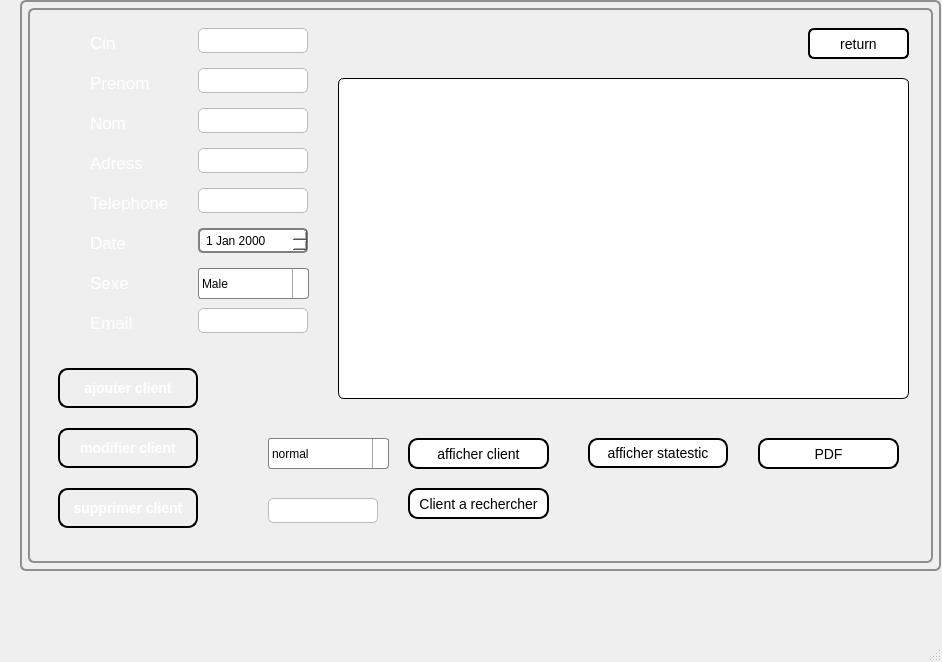
<?xml version="1.0" encoding="UTF-8"?>
<ui version="4.0">
 <class>client_window</class>
 <widget class="QMainWindow" name="client_window">
  <property name="geometry">
   <rect>
    <x>0</x>
    <y>0</y>
    <width>942</width>
    <height>662</height>
   </rect>
  </property>
  <property name="windowTitle">
   <string>client_window</string>
  </property>
  <widget class="QWidget" name="centralwidget">
   <widget class="QStackedWidget" name="stackedWidget">
    <property name="geometry">
     <rect>
      <x>20</x>
      <y>0</y>
      <width>921</width>
      <height>571</height>
     </rect>
    </property>
    <property name="styleSheet">
     <string notr="true">QWidget {
  background: qlineargradient(x1: 0, y1: 0, x2: 1, y2: 1,
                              stop: 0 #025bad, stop: 0.1#025bad,
                              stop: 0.5#51c6f0, stop: 0.9#025bad,

                              stop: 1.0 #025bad);
  border: 2px solid #8f8f91;
  border-radius: 6px;
  padding: 6px;
}</string>
    </property>
    <property name="currentIndex">
     <number>0</number>
    </property>
    <widget class="QWidget" name="page_crud_c">
     <widget class="QLabel" name="label_20">
      <property name="geometry">
       <rect>
        <x>50</x>
        <y>100</y>
        <width>90</width>
        <height>30</height>
       </rect>
      </property>
      <property name="styleSheet">
       <string notr="true">background-color:rgba(0,0,0,0);
color: rgb(255, 255, 255);
border-color:rgba(0,0,0,0);  font-size: 17px;</string>
      </property>
      <property name="text">
       <string>Nom</string>
      </property>
     </widget>
     <widget class="QLabel" name="label_21">
      <property name="geometry">
       <rect>
        <x>50</x>
        <y>260</y>
        <width>90</width>
        <height>30</height>
       </rect>
      </property>
      <property name="styleSheet">
       <string notr="true">background-color:rgba(0,0,0,0);
color: rgb(255, 255, 255);
border-color:rgba(0,0,0,0);  font-size: 17px;</string>
      </property>
      <property name="text">
       <string>Sexe</string>
      </property>
     </widget>
     <widget class="QLabel" name="label_23">
      <property name="geometry">
       <rect>
        <x>50</x>
        <y>180</y>
        <width>100</width>
        <height>30</height>
       </rect>
      </property>
      <property name="styleSheet">
       <string notr="true">background-color:rgba(0,0,0,0);
color: rgb(255, 255, 255);
border-color:rgba(0,0,0,0);  font-size: 17px;</string>
      </property>
      <property name="text">
       <string>Telephone</string>
      </property>
     </widget>
     <widget class="QLabel" name="label_24">
      <property name="geometry">
       <rect>
        <x>50</x>
        <y>140</y>
        <width>90</width>
        <height>30</height>
       </rect>
      </property>
      <property name="styleSheet">
       <string notr="true">background-color:rgba(0,0,0,0);
color: rgb(255, 255, 255);
border-color:rgba(0,0,0,0);  font-size: 17px;</string>
      </property>
      <property name="text">
       <string>Adress</string>
      </property>
     </widget>
     <widget class="QLineEdit" name="client_cin">
      <property name="geometry">
       <rect>
        <x>170</x>
        <y>20</y>
        <width>110</width>
        <height>25</height>
       </rect>
      </property>
      <property name="styleSheet">
       <string notr="true">QLineEdit {
    background-color: #FFFFFF;
    border: 1px solid #BBBBBB;
    border-radius: 5px;
    padding: 3px;
    font-size: 15px;
    font-family: &quot;Arial&quot;;
}

QLineEdit:focus {
    border: 2px solid #0000FF;
    background-color: #F0F0F0;
}
</string>
      </property>
      <property name="text">
       <string/>
      </property>
     </widget>
     <widget class="QLineEdit" name="client_tel">
      <property name="geometry">
       <rect>
        <x>170</x>
        <y>180</y>
        <width>110</width>
        <height>25</height>
       </rect>
      </property>
      <property name="styleSheet">
       <string notr="true">QLineEdit {
    background-color: #FFFFFF;
    border: 1px solid #BBBBBB;
    border-radius: 5px;
    padding: 3px;
    font-size: 15px;
    font-family: &quot;Arial&quot;;
}

QLineEdit:focus {
    border: 2px solid #0000FF;
    background-color: #F0F0F0;
}
</string>
      </property>
     </widget>
     <widget class="QLineEdit" name="client_adress">
      <property name="geometry">
       <rect>
        <x>170</x>
        <y>140</y>
        <width>110</width>
        <height>25</height>
       </rect>
      </property>
      <property name="styleSheet">
       <string notr="true">QLineEdit {
    background-color: #FFFFFF;
    border: 1px solid #BBBBBB;
    border-radius: 5px;
    padding: 3px;
    font-size: 15px;
    font-family: &quot;Arial&quot;;
}

QLineEdit:focus {
    border: 2px solid #0000FF;
    background-color: #F0F0F0;
}
</string>
      </property>
     </widget>
     <widget class="QLineEdit" name="client_email">
      <property name="geometry">
       <rect>
        <x>170</x>
        <y>300</y>
        <width>110</width>
        <height>25</height>
       </rect>
      </property>
      <property name="styleSheet">
       <string notr="true">QLineEdit {
    background-color: #FFFFFF;
    border: 1px solid #BBBBBB;
    border-radius: 5px;
    padding: 3px;
    font-size: 15px;
    font-family: &quot;Arial&quot;;
}

QLineEdit:focus {
    border: 2px solid #0000FF;
    background-color: #F0F0F0;
}
</string>
      </property>
     </widget>
     <widget class="QLineEdit" name="client_prenom">
      <property name="geometry">
       <rect>
        <x>170</x>
        <y>60</y>
        <width>110</width>
        <height>25</height>
       </rect>
      </property>
      <property name="styleSheet">
       <string notr="true">QLineEdit {
    background-color: #FFFFFF;
    border: 1px solid #BBBBBB;
    border-radius: 5px;
    padding: 3px;
    font-size: 15px;
    font-family: &quot;Arial&quot;;
}

QLineEdit:focus {
    border: 2px solid #0000FF;
    background-color: #F0F0F0;
}
</string>
      </property>
     </widget>
     <widget class="QLabel" name="label_25">
      <property name="geometry">
       <rect>
        <x>50</x>
        <y>300</y>
        <width>90</width>
        <height>30</height>
       </rect>
      </property>
      <property name="styleSheet">
       <string notr="true">background-color:rgba(0,0,0,0);
color: rgb(255, 255, 255);
border-color:rgba(0,0,0,0);  font-size: 17px;</string>
      </property>
      <property name="text">
       <string>Email</string>
      </property>
     </widget>
     <widget class="QLabel" name="label_26">
      <property name="geometry">
       <rect>
        <x>50</x>
        <y>60</y>
        <width>90</width>
        <height>30</height>
       </rect>
      </property>
      <property name="styleSheet">
       <string notr="true">background-color:rgba(0,0,0,0);
color: rgb(255, 255, 255);
border-color:rgba(0,0,0,0);  font-size: 17px;</string>
      </property>
      <property name="text">
       <string>Prenom</string>
      </property>
     </widget>
     <widget class="QLabel" name="label_27">
      <property name="geometry">
       <rect>
        <x>50</x>
        <y>20</y>
        <width>90</width>
        <height>30</height>
       </rect>
      </property>
      <property name="styleSheet">
       <string notr="true">background-color:rgba(0,0,0,0);
color: rgb(255, 255, 255);
border-color:rgba(0,0,0,0);  font-size: 17px;</string>
      </property>
      <property name="text">
       <string>Cin</string>
      </property>
     </widget>
     <widget class="QLabel" name="label_28">
      <property name="geometry">
       <rect>
        <x>50</x>
        <y>220</y>
        <width>90</width>
        <height>30</height>
       </rect>
      </property>
      <property name="styleSheet">
       <string notr="true">background-color:rgba(0,0,0,0);  font-size: 17px;
color: rgb(255, 255, 255);
border-color:rgba(0,0,0,0);</string>
      </property>
      <property name="text">
       <string>Date </string>
      </property>
     </widget>
     <widget class="QLineEdit" name="client_nom">
      <property name="geometry">
       <rect>
        <x>170</x>
        <y>100</y>
        <width>110</width>
        <height>25</height>
       </rect>
      </property>
      <property name="styleSheet">
       <string notr="true">QLineEdit {
    background-color: #FFFFFF;
    border: 1px solid #BBBBBB;
    border-radius: 5px;
    padding: 3px;
    font-size: 15px;
    font-family: &quot;Arial&quot;;
}

QLineEdit:focus {
    border: 2px solid #0000FF;
    background-color: #F0F0F0;
}
</string>
      </property>
     </widget>
     <widget class="QLineEdit" name="client_rech">
      <property name="geometry">
       <rect>
        <x>240</x>
        <y>490</y>
        <width>110</width>
        <height>25</height>
       </rect>
      </property>
      <property name="styleSheet">
       <string notr="true">QLineEdit {
    background-color: #FFFFFF;
    border: 1px solid #BBBBBB;
    border-radius: 5px;
    padding: 3px;
    font-size: 10px;
    font-family: &quot;Arial&quot;;
}

QLineEdit:focus {
    border: 2px solid #0000FF;
    background-color: #F0F0F0;
}</string>
      </property>
     </widget>
     <widget class="QDateEdit" name="client_date">
      <property name="geometry">
       <rect>
        <x>170</x>
        <y>220</y>
        <width>110</width>
        <height>25</height>
       </rect>
      </property>
      <property name="styleSheet">
       <string notr="true">QDateEdit {
    border: 2px solid gray;
    border-radius: 5px;
    background-color: white;
    padding: 2px 4px;
    color: black;
}

QDateEdit::drop-down {
    subcontrol-origin: padding;
    subcontrol-position: top right;
    width: 15px;
    border-left-width: 1px;
    border-left-color: gray;
    border-left-style: solid;
    border-top-right-radius: 3px;
    border-bottom-right-radius: 3px;
}

QDateEdit::down-arrow {
    image: url(:/icons/down-arrow.png);
    width: 10px;
    height: 10px;
}</string>
      </property>
     </widget>
     <widget class="QTableView" name="client_table">
      <property name="geometry">
       <rect>
        <x>310</x>
        <y>70</y>
        <width>571</width>
        <height>321</height>
       </rect>
      </property>
      <property name="styleSheet">
       <string notr="true">QTableView {
    background-color: white;
    border: 1px solid black;
    font-size: 14px;
    selection-background-color: blue; /* set selection background color to blue */
}

QHeaderView::section {
    background-color: white;
    color: black;
    font-weight: bold;
    padding: 5px;
    text-align: left;
    height: 40px;
}

QTableView::item {
    border-bottom: 1px solid black;
    padding: 5px;
}</string>
      </property>
      <property name="sortingEnabled">
       <bool>true</bool>
      </property>
     </widget>
     <widget class="QPushButton" name="recherche_affiche_6">
      <property name="geometry">
       <rect>
        <x>560</x>
        <y>430</y>
        <width>140</width>
        <height>30</height>
       </rect>
      </property>
      <property name="styleSheet">
       <string notr="true">QPushButton {
    background-color: white;
    color: black;
    border: 2px solid black;
    border-radius: 10px;
    padding: 5px;
    font-size: 14px;
}

QPushButton:hover {
    background-color: #737370;
    color: white;
    border: 2px solid white;
    transform: scale(1.1, 1.1);
    transition: all 0.5s ease;
}</string>
      </property>
      <property name="text">
       <string>afficher statestic</string>
      </property>
     </widget>
     <widget class="QComboBox" name="client_tri">
      <property name="geometry">
       <rect>
        <x>240</x>
        <y>430</y>
        <width>121</width>
        <height>31</height>
       </rect>
      </property>
      <property name="styleSheet">
       <string notr="true">QComboBox {
    border: 1px solid gray;
    border-radius: 3px;
    padding: 1px 18px 1px 3px;
    min-width: 6em;
}

QComboBox:editable {
    background: white;
}

QComboBox:!editable, QComboBox::drop-down:editable {
     background: qlineargradient(x1: 0, y1: 0, x2: 0, y2: 1,
                                 stop: 0 #E1E1E1, stop: 0.4 #DDDDDD,
                                 stop: 0.5 #D8D8D8, stop: 1.0 #D3D3D3);
}

/* QComboBox gets the &quot;on&quot; state when the popup is open */
QComboBox:!editable:on, QComboBox::drop-down:editable:on {
    background: qlineargradient(x1: 0, y1: 0, x2: 0, y2: 1,
                                stop: 0 #D3D3D3, stop: 0.4 #D8D8D8,
                                stop: 0.5 #DDDDDD, stop: 1.0 #E1E1E1);
}

QComboBox:on { /* shift the text when the popup opens */
    padding-top: 3px;
    padding-left: 4px;
}

QComboBox::drop-down {
    subcontrol-origin: padding;
    subcontrol-position: top right;
    width: 15px;

    border-left-width: 1px;
    border-left-color: darkgray;
    border-left-style: solid; /* just a single line */
    border-top-right-radius: 3px; /* same radius as the QComboBox */
    border-bottom-right-radius: 3px;
}

QComboBox::down-arrow {
    image: url(/usr/share/icons/crystalsvg/16x16/actions/1downarrow.png);
}

QComboBox::down-arrow:on { /* shift the arrow when popup is open */
    top: 1px;
    left: 1px;
}</string>
      </property>
      <item>
       <property name="text">
        <string>normal</string>
       </property>
      </item>
      <item>
       <property name="text">
        <string>tri_croissant</string>
       </property>
      </item>
      <item>
       <property name="text">
        <string>tri_decroissant</string>
       </property>
      </item>
     </widget>
     <widget class="QComboBox" name="client_sexe">
      <property name="geometry">
       <rect>
        <x>170</x>
        <y>260</y>
        <width>111</width>
        <height>31</height>
       </rect>
      </property>
      <property name="styleSheet">
       <string notr="true">QComboBox {
    border: 1px solid gray;
    border-radius: 3px;
    padding: 1px 18px 1px 3px;
    min-width: 6em;
}

QComboBox:editable {
    background: white;
}

QComboBox:!editable, QComboBox::drop-down:editable {
     background: qlineargradient(x1: 0, y1: 0, x2: 0, y2: 1,
                                 stop: 0 #E1E1E1, stop: 0.4 #DDDDDD,
                                 stop: 0.5 #D8D8D8, stop: 1.0 #D3D3D3);
}

/* QComboBox gets the &quot;on&quot; state when the popup is open */
QComboBox:!editable:on, QComboBox::drop-down:editable:on {
    background: qlineargradient(x1: 0, y1: 0, x2: 0, y2: 1,
                                stop: 0 #D3D3D3, stop: 0.4 #D8D8D8,
                                stop: 0.5 #DDDDDD, stop: 1.0 #E1E1E1);
}

QComboBox:on { /* shift the text when the popup opens */
    padding-top: 3px;
    padding-left: 4px;
}

QComboBox::drop-down {
    subcontrol-origin: padding;
    subcontrol-position: top right;
    width: 15px;

    border-left-width: 1px;
    border-left-color: darkgray;
    border-left-style: solid; /* just a single line */
    border-top-right-radius: 3px; /* same radius as the QComboBox */
    border-bottom-right-radius: 3px;
}

QComboBox::down-arrow {
    image: url(/usr/share/icons/crystalsvg/16x16/actions/1downarrow.png);
}

QComboBox::down-arrow:on { /* shift the arrow when popup is open */
    top: 1px;
    left: 1px;
}</string>
      </property>
      <item>
       <property name="text">
        <string>Male</string>
       </property>
      </item>
      <item>
       <property name="text">
        <string>Female</string>
       </property>
      </item>
     </widget>
     <widget class="QPushButton" name="client_recherche">
      <property name="geometry">
       <rect>
        <x>380</x>
        <y>480</y>
        <width>141</width>
        <height>31</height>
       </rect>
      </property>
      <property name="styleSheet">
       <string notr="true">QPushButton {
    background-color: white;
    color: black;
    border: 2px solid black;
    border-radius: 10px;
    padding: 5px;
    font-size: 14px;
}

QPushButton:hover {
    background-color: #737370;
    color: white;
    border: 2px solid white;
    transform: scale(1.1, 1.1);
    transition: all 0.5s ease;
}</string>
      </property>
      <property name="text">
       <string>Client a rechercher</string>
      </property>
     </widget>
     <widget class="QPushButton" name="client_modifier">
      <property name="geometry">
       <rect>
        <x>30</x>
        <y>420</y>
        <width>140</width>
        <height>40</height>
       </rect>
      </property>
      <property name="styleSheet">
       <string notr="true">QPushButton {
    background: qlineargradient(x1: 0, y1: 0, x2: 0, y2: 1,
                                stop: 0 #04c8d6, stop: 1 #04c8d6);
    border: 2px solid #000000;
    border-radius: 10px;
    padding: 10px;
	
	
    color: white;
    font-size: 14px;
    font-weight: bold;
    text-align: center;
}

QPushButton:hover {
    background: qlineargradient(x1: 0, y1: 0, x2: 0, y2: 1,
                                stop: 0 #50faf7, stop: 1 #50faf7);
    cursor: pointer;
    box-shadow: 0px 0px 5px #004040;
}

QPushButton:pressed {
    background: qlineargradient(x1: 0, y1: 0, x2: 0, y2: 1,
                                stop: 0 #004080, stop: 1 #002040);
}</string>
      </property>
      <property name="text">
       <string>modifier client</string>
      </property>
     </widget>
     <widget class="QPushButton" name="client_supprimer">
      <property name="geometry">
       <rect>
        <x>30</x>
        <y>480</y>
        <width>140</width>
        <height>40</height>
       </rect>
      </property>
      <property name="styleSheet">
       <string notr="true">QPushButton {
    background: qlineargradient(x1: 0, y1: 0, x2: 0, y2: 1,
                                stop: 0 #04c8d6, stop: 1 #04c8d6);
    border: 2px solid #000000;
    border-radius: 10px;
    padding: 10px;
	
	
    color: white;
    font-size: 14px;
    font-weight: bold;
    text-align: center;
}

QPushButton:hover {
    background: qlineargradient(x1: 0, y1: 0, x2: 0, y2: 1,
                                stop: 0 #50faf7, stop: 1 #50faf7);
    cursor: pointer;
    box-shadow: 0px 0px 5px #004040;
}

QPushButton:pressed {
    background: qlineargradient(x1: 0, y1: 0, x2: 0, y2: 1,
                                stop: 0 #004080, stop: 1 #002040);
}</string>
      </property>
      <property name="text">
       <string>supprimer client</string>
      </property>
     </widget>
     <widget class="QPushButton" name="pushButton_4">
      <property name="geometry">
       <rect>
        <x>780</x>
        <y>20</y>
        <width>101</width>
        <height>31</height>
       </rect>
      </property>
      <property name="styleSheet">
       <string notr="true">QPushButton {
    background-color: white;
    color: black;
    border: 2px solid black;a
    border-radius: 10px;
    padding: 5px;
    font-size: 14px;
}

QPushButton:hover {
    background-color: #737370;
    color: white;
    border: 2px solid white;
    transform: scale(1.1, 1.1);
    transition: all 0.5s ease;
}</string>
      </property>
      <property name="text">
       <string>return</string>
      </property>
     </widget>
     <widget class="QPushButton" name="pushButton_3">
      <property name="geometry">
       <rect>
        <x>380</x>
        <y>430</y>
        <width>141</width>
        <height>31</height>
       </rect>
      </property>
      <property name="styleSheet">
       <string notr="true">QPushButton {
    background-color: white;
    color: black;
    border: 2px solid black;
    border-radius: 10px;
    padding: 5px;
    font-size: 14px;
}

QPushButton:hover {
    background-color: #737370;
    color: white;
    border: 2px solid white;
    transform: scale(1.1, 1.1);
    transition: all 0.5s ease;
}</string>
      </property>
      <property name="text">
       <string>afficher client</string>
      </property>
     </widget>
     <widget class="QPushButton" name="ajouter_client">
      <property name="geometry">
       <rect>
        <x>30</x>
        <y>360</y>
        <width>140</width>
        <height>40</height>
       </rect>
      </property>
      <property name="styleSheet">
       <string notr="true">QPushButton {
    background: qlineargradient(x1: 0, y1: 0, x2: 0, y2: 1,
                                stop: 0 #04c8d6, stop: 1 #04c8d6);
    border: 2px solid #000000;
    border-radius: 10px;
    padding: 10px;
	
	
    color: white;
    font-size: 14px;
    font-weight: bold;
    text-align: center;
}

QPushButton:hover {
    background: qlineargradient(x1: 0, y1: 0, x2: 0, y2: 1,
                                stop: 0 #50faf7, stop: 1 #50faf7);
    cursor: pointer;
    box-shadow: 0px 0px 5px #004040;
}

QPushButton:pressed {
    background: qlineargradient(x1: 0, y1: 0, x2: 0, y2: 1,
                                stop: 0 #004080, stop: 1 #002040);
}</string>
      </property>
      <property name="text">
       <string>ajouter client</string>
      </property>
     </widget>
     <widget class="QPushButton" name="client_convert_to_pdf">
      <property name="geometry">
       <rect>
        <x>730</x>
        <y>430</y>
        <width>141</width>
        <height>31</height>
       </rect>
      </property>
      <property name="styleSheet">
       <string notr="true">QPushButton {
    background-color: white;
    color: black;
    border: 2px solid black;
    border-radius: 10px;
    padding: 5px;
    font-size: 14px;
}

QPushButton:hover {
    background-color: #737370;
    color: white;
    border: 2px solid white;
    transform: scale(1.1, 1.1);
    transition: all 0.5s ease;
}</string>
      </property>
      <property name="text">
       <string>PDF</string>
      </property>
     </widget>
    </widget>
    <widget class="QWidget" name="page">
     <widget class="QPushButton" name="afficher_stats_client">
      <property name="geometry">
       <rect>
        <x>300</x>
        <y>440</y>
        <width>141</width>
        <height>31</height>
       </rect>
      </property>
      <property name="styleSheet">
       <string notr="true">QPushButton {
    background-color: white;
    color: black;
    border: 2px solid black;
    border-radius: 10px;
    padding: 5px;
    font-size: 14px;
}

QPushButton:hover {
    background-color: #737370;
    color: white;
    border: 2px solid white;
    transform: scale(1.1, 1.1);
    transition: all 0.5s ease;
}</string>
      </property>
      <property name="text">
       <string>afficher stats</string>
      </property>
     </widget>
     <widget class="QPushButton" name="pushButton_5">
      <property name="geometry">
       <rect>
        <x>754</x>
        <y>30</y>
        <width>101</width>
        <height>31</height>
       </rect>
      </property>
      <property name="styleSheet">
       <string notr="true">QPushButton {
    background-color: white;
    color: black;
    border: 2px solid black;a
    border-radius: 10px;
    padding: 5px;
    font-size: 14px;
}

QPushButton:hover {
    background-color: #737370;
    color: white;
    border: 2px solid white;
    transform: scale(1.1, 1.1);
    transition: all 0.5s ease;
}</string>
      </property>
      <property name="text">
       <string>return</string>
      </property>
     </widget>
     <widget class="QGraphicsView" name="client_stats">
      <property name="geometry">
       <rect>
        <x>160</x>
        <y>70</y>
        <width>511</width>
        <height>291</height>
       </rect>
      </property>
     </widget>
    </widget>
   </widget>
  </widget>
  <widget class="QMenuBar" name="menubar">
   <property name="geometry">
    <rect>
     <x>0</x>
     <y>0</y>
     <width>942</width>
     <height>22</height>
    </rect>
   </property>
  </widget>
  <widget class="QStatusBar" name="statusbar"/>
 </widget>
 <resources/>
 <connections/>
</ui>
